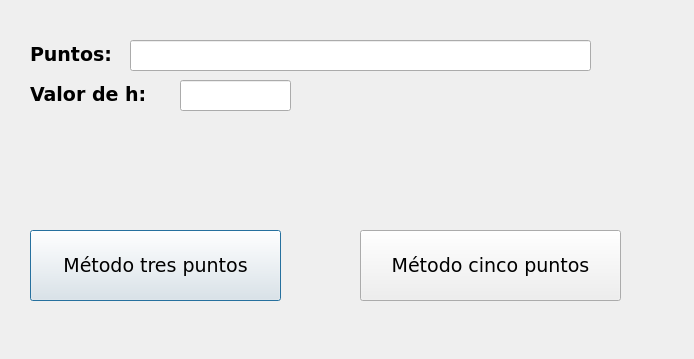
<?xml version="1.0" encoding="UTF-8"?>
<ui version="4.0">
 <class>Dialog</class>
 <widget class="QDialog" name="Dialog">
  <property name="geometry">
   <rect>
    <x>0</x>
    <y>0</y>
    <width>694</width>
    <height>359</height>
   </rect>
  </property>
  <property name="windowTitle">
   <string>Derivacion2</string>
  </property>
  <widget class="QLabel" name="label_7">
   <property name="geometry">
    <rect>
     <x>30</x>
     <y>80</y>
     <width>161</width>
     <height>28</height>
    </rect>
   </property>
   <property name="font">
    <font>
     <family>Verdana</family>
     <pointsize>14</pointsize>
     <weight>75</weight>
     <bold>true</bold>
    </font>
   </property>
   <property name="text">
    <string>Valor de h:</string>
   </property>
  </widget>
  <widget class="QLineEdit" name="valorH">
   <property name="geometry">
    <rect>
     <x>180</x>
     <y>80</y>
     <width>111</width>
     <height>31</height>
    </rect>
   </property>
   <property name="font">
    <font>
     <pointsize>16</pointsize>
    </font>
   </property>
   <property name="text">
    <string/>
   </property>
  </widget>
  <widget class="QLabel" name="label_8">
   <property name="geometry">
    <rect>
     <x>30</x>
     <y>40</y>
     <width>101</width>
     <height>28</height>
    </rect>
   </property>
   <property name="font">
    <font>
     <family>Verdana</family>
     <pointsize>14</pointsize>
     <weight>75</weight>
     <bold>true</bold>
    </font>
   </property>
   <property name="text">
    <string>Puntos:</string>
   </property>
  </widget>
  <widget class="QLineEdit" name="puntos">
   <property name="geometry">
    <rect>
     <x>130</x>
     <y>40</y>
     <width>461</width>
     <height>31</height>
    </rect>
   </property>
   <property name="font">
    <font>
     <pointsize>16</pointsize>
    </font>
   </property>
   <property name="text">
    <string/>
   </property>
  </widget>
  <widget class="QPushButton" name="tres_puntos_boton">
   <property name="geometry">
    <rect>
     <x>30</x>
     <y>230</y>
     <width>251</width>
     <height>71</height>
    </rect>
   </property>
   <property name="font">
    <font>
     <family>Verdana</family>
     <pointsize>14</pointsize>
    </font>
   </property>
   <property name="text">
    <string>Método tres puntos</string>
   </property>
  </widget>
  <widget class="QPushButton" name="cinco_puntos_boton">
   <property name="geometry">
    <rect>
     <x>360</x>
     <y>230</y>
     <width>261</width>
     <height>71</height>
    </rect>
   </property>
   <property name="font">
    <font>
     <family>Verdana</family>
     <pointsize>14</pointsize>
    </font>
   </property>
   <property name="text">
    <string>Método cinco puntos</string>
   </property>
  </widget>
  <widget class="QLabel" name="ver_resultados">
   <property name="geometry">
    <rect>
     <x>40</x>
     <y>140</y>
     <width>591</width>
     <height>51</height>
    </rect>
   </property>
   <property name="font">
    <font>
     <pointsize>28</pointsize>
    </font>
   </property>
   <property name="text">
    <string/>
   </property>
  </widget>
 </widget>
 <resources/>
 <connections/>
</ui>
